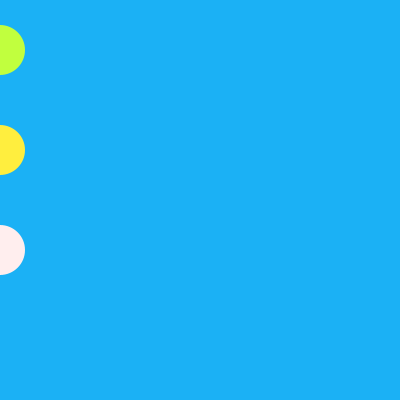
Frame 1 (no input)
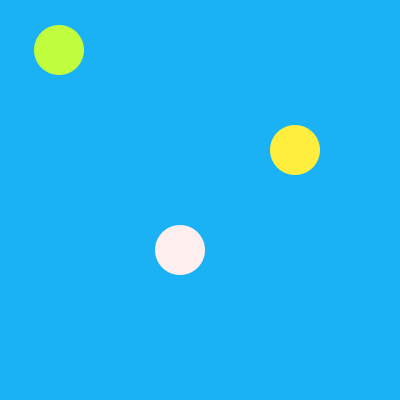
Frame 60 (the mouse pressed at the canvas centre just before this capture)
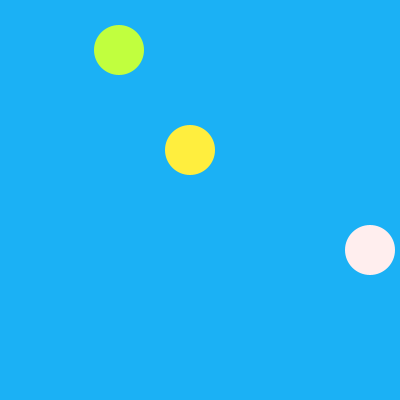
Frame 120 (the mouse held since frame 60 and released just before this capture)

The Processing sketch that drew these frames (run headless with seeded random() and noise(); from frame 60 on, the mouse is pressed at the canvas centre):

// Processing sketch: processing_68878
// ── processing_68878.pde

float slow_circle_x = 0;
float fast_circle_x = 0;
float yeah_circle_x = 0;

void setup(){
size(400,400);
noStroke();
}


void draw(){
background(#1BB1F5);

fill(#C1FF3E);
ellipse(slow_circle_x,50,50,50);
slow_circle_x = slow_circle_x + 1;

fill(#FFEE3E);
ellipse(fast_circle_x,150,50,50);
fast_circle_x = fast_circle_x + 5;

fill(#FFEEEE);
ellipse(yeah_circle_x,250,50,50);
yeah_circle_x = yeah_circle_x + 10;

if(slow_circle_x > 400) {
slow_circle_x = 0;
}

if(fast_circle_x > 400) {
fast_circle_x = 0;
}

if(yeah_circle_x > 400) {
yeah_circle_x = 0;
}
}
